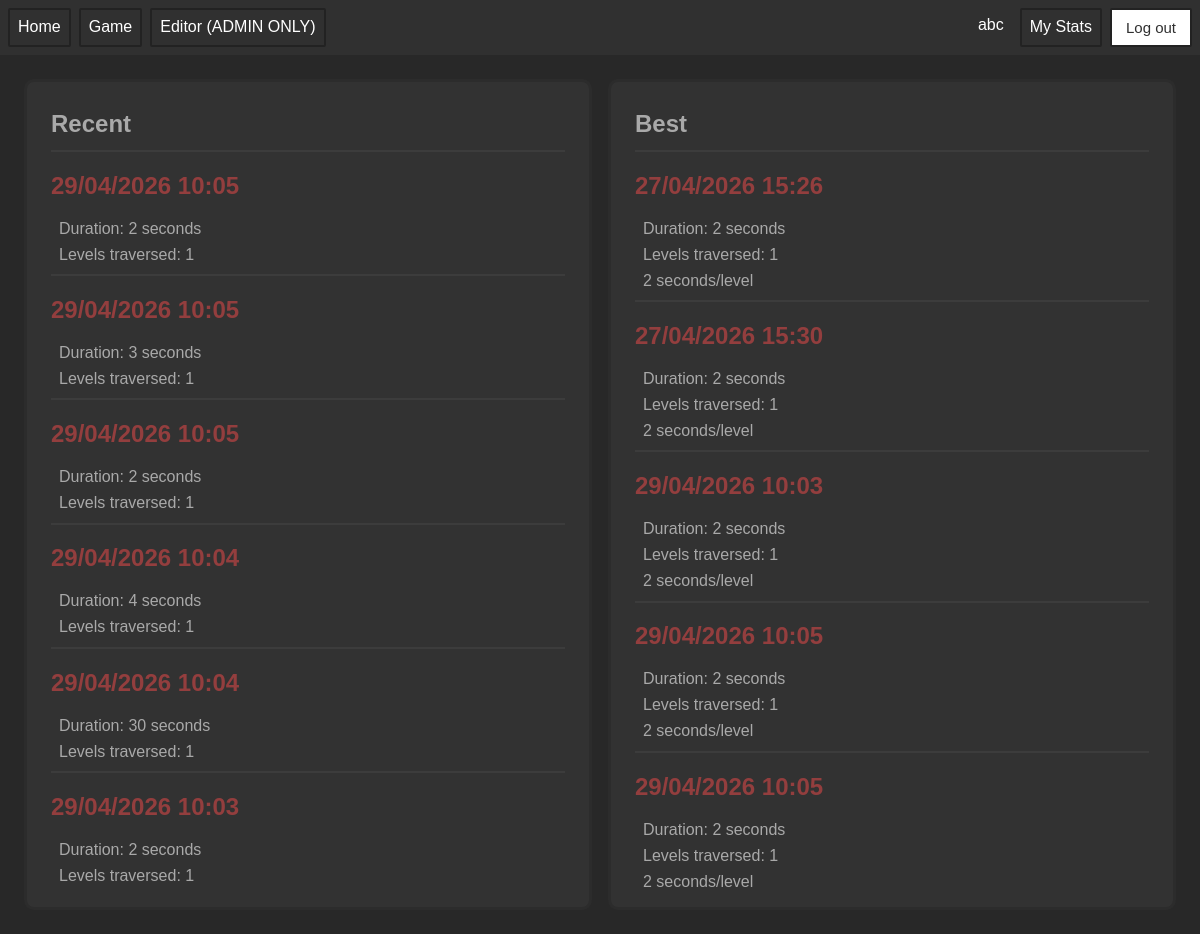
Screenshot of /stats/ (signed in) with the database file from the repository.
### tables this page shows
CREATE TABLE runs (
    id INTEGER PRIMARY KEY AUTOINCREMENT,
    username TEXT NOT NULL,
    unix INTEGER NOT NULL,
    duration INTEGER NOT NULL,
    levels_traversed INTEGER NOT NULL,

    FOREIGN KEY (username) REFERENCES accounts(username) ON DELETE CASCADE
);

### app.py (the view, shortened to what this page needs)
@app.route("/stats/", methods=["GET", "POST"])
@login_required
def stats():
    db = database.get_db()
    recent_runs = db.execute("""
        SELECT unix, duration, levels_traversed
        FROM runs
        WHERE username = ?
        ORDER BY unix DESC
        LIMIT 6;
    """, (g.username,)).fetchall()
    top_runs = db.execute("""
        SELECT unix, duration, levels_traversed,
                (duration / levels_traversed) AS time_per_level
        FROM runs
        WHERE username = ?
        ORDER BY levels_traversed DESC, time_per_level ASC
        LIMIT 5;
    """, (g.username,)).fetchall()
    return render_template("stats.html", recent_runs=recent_runs, top_runs=top_runs)

### forms.py
class LogOutForm(FlaskForm):
    submit = SubmitField("Log out")

### app.py (called while the page is built)
@app.template_filter("datetime")
def datetimeunix(s):
    return datetime.datetime.fromtimestamp(s).strftime("%d/%m/%Y %H:%M")

@app.before_request
def load_session():
    g.username = session.get("username", None)

@app.context_processor
def inject_jinja():
    return { "logout": forms.LogOutForm() }

def login_required(v):
    @functools.wraps(v)
    def wrapped_v(*args, **kwargs):
        if g.username is None:
            return redirect(url_for("login", next=request.url))
        return v(*args, **kwargs)
    return wrapped_v

### database/database.py (called while the page is built)
def get_db():
    if "db" not in g:
        g.db = sqlite3.connect(DATABASE,
            detect_types=sqlite3.PARSE_DECLTYPES)
        g.db.row_factory = sqlite3.Row
        g.db.execute("PRAGMA foreign_keys = ON") #foreign keys not enabled automatically in SQLite... must be turned on every connection
    return g.db

### templates/stats.html (shortened to what this page needs)
{% extends "base.html" %}
{% block body %}
<section>
    <h1>Recent</h1>
    {% if (recent_runs | length) == 0 %}
    <p style="color:grey">nothing here...</p>
    {% else %}
    {% for entry in recent_runs %}
    <article>
        <h2>{{ entry.unix | datetime }}</h2>
        <p>Duration: {{ entry.duration }} seconds</p>
        <p>Levels traversed: {{ entry.levels_traversed }}</p>
    </article>
    {% endfor %}
    {% endif %}
</section>
<section>
    <h1>Best</h1>
    {% if (top_runs | length) == 0 %}
    <p style="color:grey">nothing here...</p>
    {% else %}
    {% for entry in top_runs %}
    <article>
        <h2>{{ entry.unix | datetime }}</h2>
        <p>Duration: {{ entry.duration }} seconds</p>
        <p>Levels traversed: {{ entry.levels_traversed }}</p>
        <p>{{ entry.time_per_level }} seconds/level</p>
    </article>
    {% endfor %}
    {% endif %}
</section>
{% endblock %}

### static/styles/style.css (style rules this page uses)
body { margin: 0; display: flex; flex-direction: column; background: #282828; font-family: "Arial", sans-serif; }

### templates/stats.html (style rules this page uses)
section { flex: 1; }

### rows the page displays
runs: unix "29/04/2026 10:05", duration "2", levels_traversed "1", time_per_level "2"
runs: unix "29/04/2026 10:05", duration "3", levels_traversed "1"
runs: unix "29/04/2026 10:05", duration "2", levels_traversed "1", time_per_level "2"
runs: unix "29/04/2026 10:04", duration "4", levels_traversed "1"
runs: unix "29/04/2026 10:04", duration "30", levels_traversed "1"
runs: unix "29/04/2026 10:03", duration "2", levels_traversed "1", time_per_level "2"
runs: unix "27/04/2026 15:26", duration "2", levels_traversed "1", time_per_level "2"
runs: unix "27/04/2026 15:30", duration "2", levels_traversed "1", time_per_level "2"

### other values shown
{{ g.username }} "abc"
